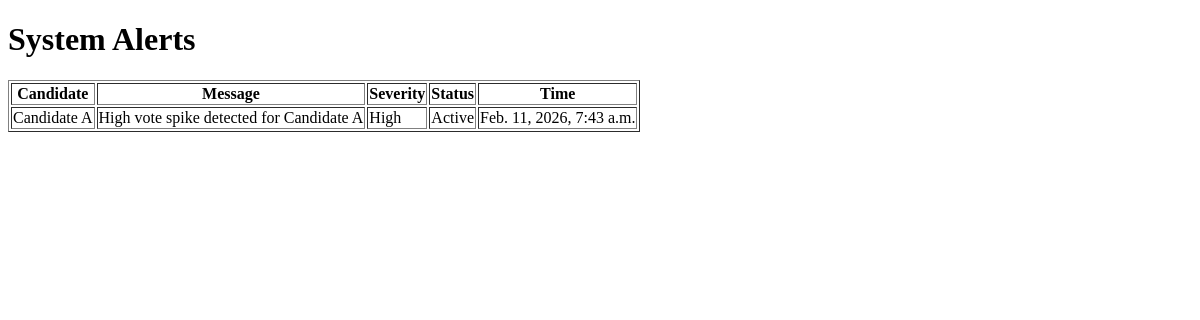
The app's page /alerts/, older data.
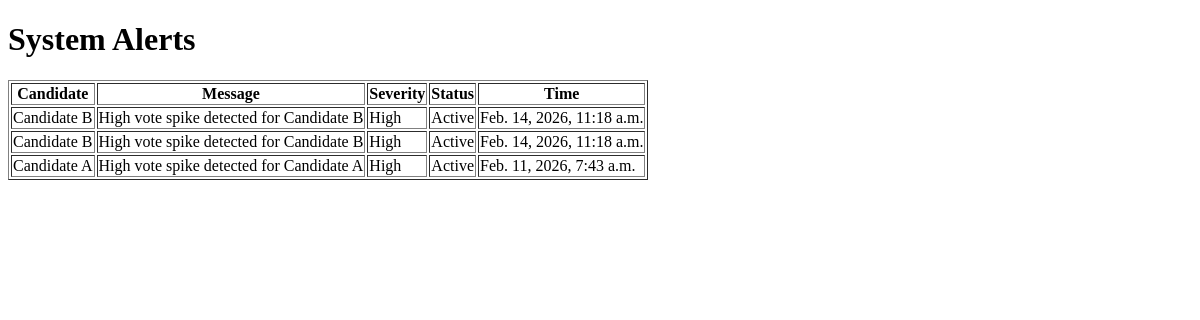
The same page, newer data.
### core/models.py (models this page shows, shortened)
class Alert(models.Model):
    anomaly = models.ForeignKey(Anomaly, on_delete=models.CASCADE)
    message = models.CharField(max_length=255)
    severity = models.CharField(max_length=20, default="High")
    created_at = models.DateTimeField(auto_now_add=True)
    status = models.CharField(max_length=20, default="Active")

class Anomaly(models.Model):
    candidate = models.ForeignKey(Candidate, on_delete=models.CASCADE)
    previous_votes = models.IntegerField()
    current_votes = models.IntegerField()
    detected_at = models.DateTimeField(auto_now_add=True)
    reason = models.CharField(max_length=200)

class Candidate(models.Model):
    election = models.ForeignKey(Election, on_delete=models.CASCADE)
    name = models.CharField(max_length=100)
    party = models.CharField(max_length=100)

### core/views.py (the view)
# urls.py: path("alerts/",alerts_page, name="alerts"),
def alerts_page(request):
    alerts = Alert.objects.all().order_by('-created_at')
    return render(request, 'alerts.html', {'alerts': alerts})

### core/templates/alerts.html (shortened to what this page needs)
{% load static %}
<!DOCTYPE html>
<html>
<head>
</head>
<body>
    <h1>System Alerts</h1>
    <table border="1">
        <tr>
            <th>Candidate</th>
            <th>Message</th>
            <th>Severity</th>
            <th>Status</th>
            <th>Time</th>
        </tr>
        {% for alert in alerts %}
        <tr>
            <td>{{ alert.anomaly.candidate.name }}</td>
            <td>{{ alert.message }}</td>
            <td>{{ alert.severity }}</td>
            <td>{{ alert.status }}</td>
            <td>{{ alert.created_at }}</td>
        </tr>
        {% endfor %}
    </table>
</body>
</html>

Row changes from the older to the newer data that the page shows:
added Alert: anomaly.candidate.name "Candidate B", message "High vote spike detected for Candidate B", severity "High", status "Active", created_at "Feb. 14, 2026, 11:18 a.m."
added Alert: anomaly.candidate.name "Candidate B", message "High vote spike detected for Candidate B", severity "High", status "Active", created_at "Feb. 14, 2026, 11:18 a.m."
